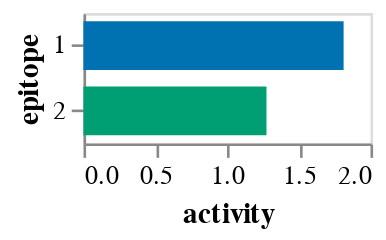

The notebook cell this image was saved under:
### Markdown cell above
Epitope activities:

### Code cell
model.activity_wt_barplot()

### Figure 1 — Vega-Lite specification as saved in the notebook (floating-point values rounded to 4 significant figures)
{"config": {"view": {"continuousWidth": 400, "continuousHeight": 300}, "axis": {"grid": false}}, "data": {"name": "data-385b014fa0573b1f6209ff5e579c42ca"}, "mark": {"type": "bar", "size": 18.75}, "encoding": {"color": {"field": "epitope", "legend": null, "scale": {"domain": ["1", "2"], "range": ["#0072B2", "#009E73"]}, "type": "nominal"}, "tooltip": [{"field": "epitope", "type": "nominal"}, {"field": "activity", "format": ".2f", "type": "quantitative"}], "x": {"field": "activity", "title": "activity", "type": "quantitative"}, "y": {"field": "epitope", "sort": ["1", "2"], "type": "nominal"}}, "height": {"step": 25}, "width": 110, "$schema": "https://vega.github.io/schema/vega-lite/v5.2.0.json", "datasets": {"data-385b014fa0573b1f6209ff5e579c42ca": [{"epitope": "1", "activity": 1.813}, {"epitope": "2", "activity": 1.275}]}}
